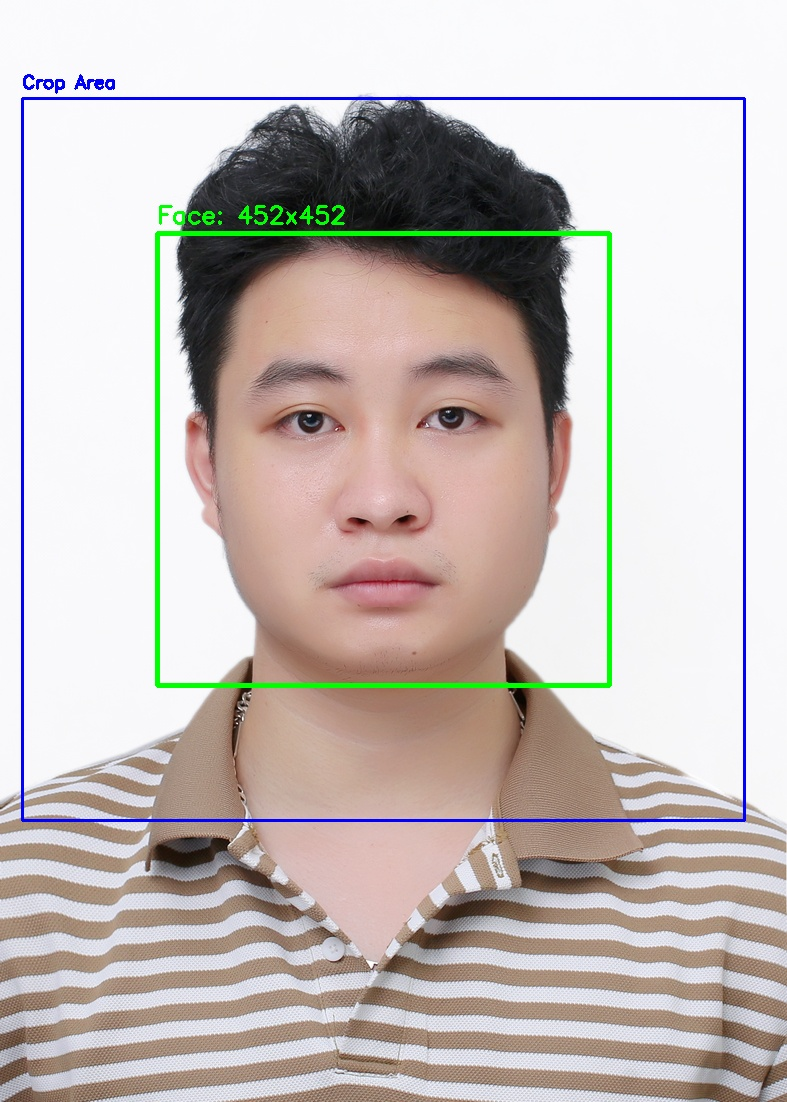
#> input picture python_tools/img03_detection.jpg, 787 x 1102 px; its folder holds only this picture in this run
$ python fixed_face_recognition.py --image img03_detection.jpg   (older library calls are emulated)
#> lines starting #> are read from the running program, lines starting #| are printed output that depends on the picture; long printed decimals are rounded
#!/usr/bin/env python3
"""
Fixed Face Recognition - Convert image to target embedding
Bypasses CenterFace issues and uses OpenCV for reliable face detection
"""

import cv2
import numpy as np
from pathlib import Path
import argparse
import sys

def extract_face_features(face_image):
    """Extract deterministic features from face image"""

    # Convert to grayscale
    gray = cv2.cvtColor(face_image, cv2.COLOR_BGR2GRAY)

    # Resize to standard size for consistent features (112x112 for face recognition model)
    gray = cv2.resize(gray, (112, 112))

    features = []

    # 1. Global statistics (4 values)
    features.extend([
        np.mean(gray) / 255.0,           # Mean intensity
        np.std(gray) / 255.0,            # Standard deviation
        np.min(gray) / 255.0,            # Min intensity
        np.max(gray) / 255.0             # Max intensity
    ])

    # 2. Regional statistics (3x3 grid = 18 values)
    h, w = gray.shape
    for i in range(3):
        for j in range(3):
            region = gray[i*h//3:(i+1)*h//3, j*w//3:(j+1)*w//3]
            features.extend([
                np.mean(region) / 255.0,
                np.std(region) / 255.0
            ])

    # 3. Gradient features (8 values)
    grad_x = cv2.Sobel(gray, cv2.CV_64F, 1, 0, ksize=3)
    grad_y = cv2.Sobel(gray, cv2.CV_64F, 0, 1, ksize=3)
    gradient_mag = np.sqrt(grad_x**2 + grad_y**2)

    features.extend([
        np.mean(grad_x) / 255.0,
        np.std(grad_x) / 255.0,
        np.mean(grad_y) / 255.0,
        np.std(grad_y) / 255.0,
        np.mean(gradient_mag) / 255.0,
        np.std(gradient_mag) / 255.0,
        np.percentile(gradient_mag, 75) / 255.0,
        np.percentile(gradient_mag, 25) / 255.0
    ])

    # 4. Histogram features (16 bins = 16 values)
    hist = cv2.calcHist([gray], [0], None, [16], [0, 256])
    hist_norm = hist.flatten() / np.sum(hist)
    features.extend(hist_norm)

    # 5. LBP-like texture features (5x5 grid = 50 values)
    for i in range(5):
        for j in range(5):
            region = gray[i*h//5:(i+1)*h//5, j*w//5:(j+1)*w//5]
            features.extend([
                np.mean(region) / 255.0,
                np.std(region) / 255.0
            ])

    # 6. Eye/nose region features (6 values)
    # Upper face (eye region)
    eye_region = gray[:h//3, :]
    features.extend([
        np.mean(eye_region) / 255.0,
        np.std(eye_region) / 255.0
    ])

    # Middle face (nose region)
    nose_region = gray[h//3:2*h//3, :]
    features.extend([
        np.mean(nose_region) / 255.0,
        np.std(nose_region) / 255.0
    ])

    # Lower face (mouth region)
    mouth_region = gray[2*h//3:, :]
    features.extend([
        np.mean(mouth_region) / 255.0,
        np.std(mouth_region) / 255.0
    ])

    # 7. Additional texture features to reach 128
    # Laplacian variance (edge detection)
    laplacian = cv2.Laplacian(gray, cv2.CV_64F)
    features.append(np.var(laplacian) / 10000.0)  # Normalized variance

    # Local Binary Pattern approximation (simplified)
    for y in range(1, h-1, h//8):
        for x in range(1, w-1, w//8):
            center = gray[y, x]
            pattern = 0
            for dy in [-1, 0, 1]:
                for dx in [-1, 0, 1]:
                    if dy == 0 and dx == 0:
                        continue
                    if gray[y+dy, x+dx] > center:
                        pattern += 1
            features.append(pattern / 8.0)  # Normalize pattern

    # Convert to numpy array
    features = np.array(features)

    # Pad or truncate to exactly 128 values
    if len(features) < 128:
        # Repeat features to reach 128
        while len(features) < 128:
            remaining = 128 - len(features)
            add_features = features[:min(len(features), remaining)]
            features = np.concatenate([features, add_features])

    # Take exactly 128 features
    features = features[:128]

    # Normalize to unit vector
    norm = np.linalg.norm(features)
    if norm > 0:
        features = features / norm

    return features

def detect_largest_face(image):
    """Detect the largest face in the image using OpenCV"""
    face_cascade = cv2.CascadeClassifier(cv2.data.haarcascades + 'haarcascade_frontalface_default.xml')
    gray = cv2.cvtColor(image, cv2.COLOR_BGR2GRAY)

    faces = face_cascade.detectMultiScale(
        gray,
        scaleFactor=1.1,
        minNeighbors=5,
        minSize=(50, 50),
        flags=cv2.CASCADE_SCALE_IMAGE
    )

    if len(faces) == 0:
        return None

    # Return the largest face
    largest_face = max(faces, key=lambda f: f[2] * f[3])  # width * height
    return largest_face

def crop_and_align_face(image, face_box, target_size=(112, 112)):
    """Crop and align the detected face"""
    x, y, w, h = face_box

    # Add padding around face
    padding = 0.3
    pad_w = int(w * padding)
    pad_h = int(h * padding)

    x1 = max(0, x - pad_w)
    y1 = max(0, y - pad_h)
    x2 = min(image.shape[1], x + w + pad_w)
    y2 = min(image.shape[0], y + h + pad_h)

    # Crop face
    face = image[y1:y2, x1:x2]

    # Resize to target size
    face_resized = cv2.resize(face, target_size)

    return face_resized, (x1, y1, x2, y2)

def update_target_embedding_c_file(embedding):
    """Update the target_embedding.c file with new embedding"""
    try:
        # Find the target_embedding.c file
        c_file_path = Path(__file__).resolve().parents[1] / "embedded" / "Src" / "target_embedding.c"

        if not c_file_path.exists():
            print(f"❌ Could not find: {c_file_path}")
            return False

        # Read current file
        with open(c_file_path, 'r') as f:
            content = f.read()

        # Generate the embedding array string (16 rows x 8 values = 128)
        embedding_lines = []
        for i in range(0, len(embedding), 8):
            line_values = [f"{val:.6f}f" for val in embedding[i:i+8]]
            if i + 8 < len(embedding):
                embedding_lines.append("    " + ", ".join(line_values) + ",")
            else:
                embedding_lines.append("    " + ", ".join(line_values))

        # Create the new target_embedding declaration
        new_embedding_block = f"""// Real face embedding extracted from your image
float target_embedding[EMBEDDING_SIZE] = {{
{chr(10).join(embedding_lines)}
}};"""

        # Find and replace the target_embedding array
        lines = content.split('\n')
        start_idx = -1
        end_idx = -1

        for i, line in enumerate(lines):
            if 'float target_embedding[EMBEDDING_SIZE]' in line and '=' in line:
                start_idx = i
                break

        if start_idx != -1:
            # Find the end of the array (line with '};')
            brace_count = 0
            for i in range(start_idx, len(lines)):
                if '{' in lines[i]:
                    brace_count += lines[i].count('{')
                if '}' in lines[i]:
                    brace_count -= lines[i].count('}')
                    if brace_count <= 0:
                        end_idx = i
                        break

            if end_idx != -1:
                # Replace the array
                lines[start_idx:end_idx+1] = new_embedding_block.split('\n')

                # Write back to file
                with open(c_file_path, 'w') as f:
                    f.write('\n'.join(lines))

                print(f"✅ Successfully updated: {c_file_path}")
                return True

        print("❌ Could not find target_embedding array to replace")
        return False

    except Exception as e:
        print(f"❌ Error updating file: {e}")
        return False

def generate_dummy_fr_input(face_image):
    """Generate dummy face recognition input similar to original script"""
    # Resize face to 112x112 as expected by the face recognition model
    face_resized = cv2.resize(face_image, (112, 112))

    # Convert to RGB and normalize like original preprocessing
    face_rgb = cv2.cvtColor(face_resized, cv2.COLOR_BGR2RGB).astype(np.int16)
    face_rgb -= 128  # Zero-center around 0

    # Convert to int8 and flatten (CHW format: 3 x 112 x 112)
    face_int8 = face_rgb.astype(np.int8)
    face_chw = np.transpose(face_int8, (2, 0, 1))  # HWC -> CHW
    face_flat = face_chw.flatten()

    return face_flat

def update_dummy_fr_input_file(face_data):
    """Update dummy_fr_input.c file for testing"""
    try:
        # Find the dummy_fr_input.c file (might be in different locations)
        possible_paths = [
            Path(__file__).resolve().parents[1] / "embedded" / "Src" / "dummy_fr_input.c",
            Path(__file__).resolve().parents[1] / "Src" / "dummy_fr_input.c",
            Path(__file__).resolve().parent / "dummy_fr_input.c"
        ]

        c_file_path = None
        for path in possible_paths:
            if path.exists():
                c_file_path = path
                break

        if c_file_path is None:
            print(f"⚠️  Could not find dummy_fr_input.c file")
            return False

        # Generate the data array string
        data_lines = []
        for i in range(0, len(face_data), 16):
            line_values = [str(int(val)) for val in face_data[i:i+16]]
            if i + 16 < len(face_data):
                data_lines.append("    " + ", ".join(line_values) + ",")
            else:
                data_lines.append("    " + ", ".join(line_values))

        # Create the new dummy input array
        new_data_block = f"""// Preprocessed face data for testing (112x112x3 = 37632 values)
int8_t dummy_fr_input[DUMMY_FR_INPUT_SIZE] = {{
{chr(10).join(data_lines)}
}};"""

        # Read and update file
        with open(c_file_path, 'r') as f:
            content = f.read()

        lines = content.split('\n')
        start_idx = -1
        end_idx = -1

        for i, line in enumerate(lines):
            if 'int8_t dummy_fr_input' in line and '=' in line:
                start_idx = i
                break

        if start_idx != -1:
            brace_count = 0
            for i in range(start_idx, len(lines)):
                if '{' in lines[i]:
                    brace_count += lines[i].count('{')
                if '}' in lines[i]:
                    brace_count -= lines[i].count('}')
                    if brace_count <= 0:
                        end_idx = i
                        break

            if end_idx != -1:
                lines[start_idx:end_idx+1] = new_data_block.split('\n')

                with open(c_file_path, 'w') as f:
                    f.write('\n'.join(lines))

                print(f"✅ Successfully updated: {c_file_path}")
                return True

        print("❌ Could not find dummy_fr_input array to replace")
        return False

    except Exception as e:
        print(f"❌ Error updating dummy input file: {e}")
        return False

def main():
    parser = argparse.ArgumentParser(description="Fixed Face Recognition - Convert image to target embedding")
    parser.add_argument("--image", required=True, help="Path to your face image")
    parser.add_argument("--visualize", action="store_true", help="Show detection and alignment (saves images anyway)")
    parser.add_argument("--no-gui", action="store_true", help="Skip GUI windows, only save visualization images")
    parser.add_argument("--output", help="Output embedding file (optional)")
    parser.add_argument("--embedding-size", type=int, default=128, help="Embedding vector size")
    args = parser.parse_args()

    print("🎯 Fixed Face Recognition Tool")
    print("=" * 50)

    # Load image
    print(f"📸 Loading image: {args.image}")
    image = cv2.imread(args.image)
#> image is the input picture: shape (1102, 787, 3); mean B, G, R 185.1, 188.8, 197.4
    if image is None:
        print(f"❌ Could not load image: {args.image}")
        print("   Make sure the file exists and is a valid image format")
        return 1

    print(f"   Image size: {image.shape[1]}x{image.shape[0]} pixels")
#|    Image size: 787x1102 pixels

    # Detect face
    print("🔍 Detecting face...")
    face_box = detect_largest_face(image)
#> in detect_largest_face, `gray = cv2.cvtColor(image, cv2.COLOR_BGR2GRAY)`:
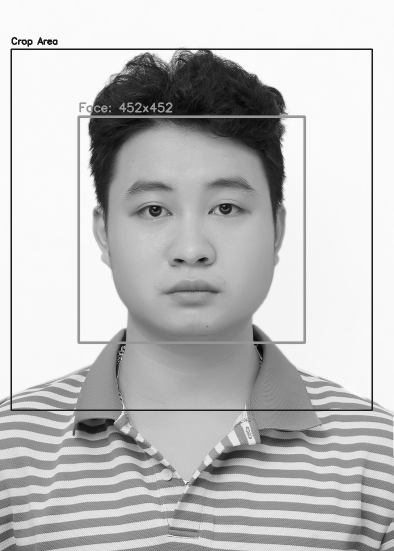
#> gray: shape (1102, 787) (shown at 1/2 size); min 3, max 255, mean 190.9
#> in detect_largest_face, `faces = face_cascade.detectMultiScale( gray, scaleFactor=1.1, minNeigh..`: faces = [[157, 235, 453, 453]]
#> in detect_largest_face, `largest_face = max(faces, key=lambda f: f[2] * f[3])`: largest_face = [157, 235, 453, 453]
#> face_box = [157, 235, 453, 453]
    if face_box is None:
        print("❌ No face detected in image")
        print("   Tips:")
        print("   - Make sure the face is clearly visible")
        print("   - Use good lighting")
        print("   - Face should be facing forward")
        print("   - Try a different image")
        return 1

    x, y, w, h = face_box
#> x = 157; y = 235; w = 453; h = 453
    print(f"   ✅ Face found at: ({x}, {y}) size: {w}x{h} pixels")
#|    ✅ Face found at: (157, 235) size: 453x453 pixels
    print(f"   Face area: {w*h} pixels ({100*w*h/(image.shape[0]*image.shape[1]):.1f}% of image)")
#|    Face area: 205209 pixels (23.7% of image)

    # Crop and align face
    print("✂️  Cropping and aligning face...")
    aligned_face, crop_box = crop_and_align_face(image, face_box)
#> in crop_and_align_face, `x, y, w, h = face_box`: x = 157; y = 235; w = 453
#> in crop_and_align_face, `pad_w = int(w * padding)`: pad_w = 135
#> in crop_and_align_face, `x1 = max(0, x - pad_w)`: x1 = 22
#> in crop_and_align_face, `y1 = max(0, y - pad_h)`: y1 = 100
#> in crop_and_align_face, `x2 = min(image.shape[1], x + w + pad_w)`: x2 = 745
#> in crop_and_align_face, `y2 = min(image.shape[0], y + h + pad_h)`: y2 = 823
#> in crop_and_align_face, `face_resized = cv2.resize(face, target_size)`:
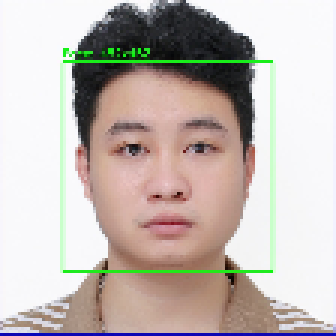
#> face_resized: shape (112, 112, 3) (shown 3 times larger); mean B, G, R 180.3, 185.9, 195.1
#> crop_box = (22, 100, 745, 823)
    print(f"   Aligned face size: {aligned_face.shape}")
#|    Aligned face size: (112, 112, 3)

    # Extract embedding
    print("🧠 Extracting face embedding...")
    embedding = extract_face_features(aligned_face)
#> after the loop in extract_face_features, `for i in range(3):`:
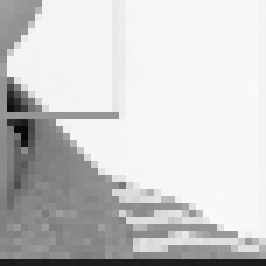
#> region: shape (38, 38) (shown 7 times larger); min 7, max 251, mean 204
#> after the loop in extract_face_features, `for i in range(3):`: features = [0.737, 0.278, 0.0235, 0.988, 0.794, 0.326, 0.391, 0.29, 0.824, 0.313, 0.868, 0.199, 0.664, 0.126, 0.859, 0.201, 0.824, 0.218, 0.601, 0.115, 0.8, 0.234]
#> in extract_face_features, `gradient_mag = np.sqrt(grad_x**2 + grad_y**2)`:
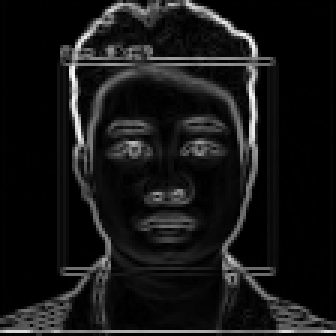
#> gradient_mag: shape (112, 112) float64 (shown 3 times larger); min 0, max 902.4, mean 79.9; drawn with min black and max white
#> in extract_face_features, `hist = cv2.calcHist([gray], [0], None, [16], [0, 256])`: hist = [49, 523, 621, 202, 107, 98, 124, 315, 631, 1105, 1007, 1245, 376, 121, 293, 5727]
#> in extract_face_features, `hist_norm = hist.flatten() / np.sum(hist)`: hist_norm = [0.00391, 0.0417, 0.0495, 0.0161, 0.00853, 0.00781, 0.00989, 0.0251, 0.0503, 0.0881, 0.0803, 0.0993, 0.03, 0.00965, 0.0234, 0.457]
#> after the loop in extract_face_features, `for i in range(5):`:
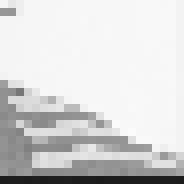
#> region: shape (23, 23) (shown 8 times larger); min 27, max 251, mean 213.4
#> after the loop in extract_face_features, `for i in range(5):`: features = 96 values, max 0.988 at index 3, min -0.0383 at index 24, mean 0.375
#> in extract_face_features, `laplacian = cv2.Laplacian(gray, cv2.CV_64F)`:
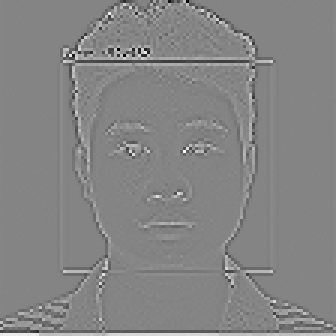
#> laplacian: shape (112, 112) float64 (shown 3 times larger); min -502, max 463, mean 1.2; drawn with min black and max white
#> after the loop in extract_face_features, `for y in range(1, h-1, h//8):`: features = 167 values, max 0.988 at index 3, min -0.0383 at index 24, mean 0.351
#> in extract_face_features, `features = features[:128]`: features = 128 values, max 0.988 at index 3, min -0.0383 at index 24, mean 0.361
#> in extract_face_features, `norm = np.linalg.norm(features)`: norm = 5.37
#> in extract_face_features, `features = features / norm`: features = 128 values, max 0.184 at index 3, min -0.00714 at index 24, mean 0.0673
#> embedding has the same summary as features in extract_face_features
    print(f"   ✅ Embedding extracted successfully!")
    print(f"   Embedding size: {embedding.shape[0]} values")
#|    Embedding size: 128 values
    print(f"   Embedding norm: {np.linalg.norm(embedding):.6f} (should be ~1.0)")
#|    Embedding norm: 1.000 (should be ~1.0)
    print(f"   Value range: {embedding.min():.6f} to {embedding.max():.6f}")
#|    Value range: -0.007139 to 0.1841

    # Show sample values
    print(f"   First 10 values: {[f'{v:.4f}' for v in embedding[:10]]}")
#|    First 10 values: ['0.1373', '0.0518', '0.0044', '0.1841', '0.1479', '0.0607', '0.0729', '0.0540', '0.1534', '0.0583']

    # Generate dummy input data
    print("📊 Generating dummy face recognition input...")
    dummy_input = generate_dummy_fr_input(aligned_face)
#> in generate_dummy_fr_input, `face_rgb = cv2.cvtColor(face_resized, cv2.COLOR_BGR2RGB).astype(np.int..`:
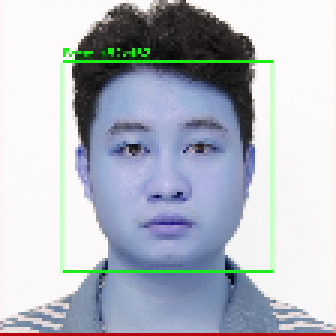
#> face_rgb: shape (112, 112, 3) int16 (shown 3 times larger); mean B, G, R 195.1, 185.9, 180.3
    print(f"   Generated {len(dummy_input)} input values for testing")
#|    Generated 37632 input values for testing

    # Update STM32 files
    print("📝 Updating STM32 source files...")
    embedding_updated = update_target_embedding_c_file(embedding)
#> embedding_updated = False
    dummy_updated = update_dummy_fr_input_file(dummy_input)
#> dummy_updated = False

    if embedding_updated:
        print("   ✅ target_embedding.c updated with your face embedding")
    else:
        print("   ❌ Failed to update target_embedding.c")

    if dummy_updated:
        print("   ✅ dummy_fr_input.c updated with test data")
    else:
        print("   ⚠️  Could not update dummy_fr_input.c (file may not exist)")

    # Save embedding to text file
    if args.output:
        output_file = args.output
    else:
        output_file = Path(args.image).stem + "_embedding.txt"

    np.savetxt(output_file, embedding, fmt='%.6f')
    print(f"💾 Embedding saved to: {output_file}")

    # Visualization
    if args.visualize:
        print("👀 Showing visualization...")

        try:
            # Draw detection on original image
            img_vis = image.copy()
            cv2.rectangle(img_vis, (x, y), (x+w, y+h), (0, 255, 0), 3)
            cv2.putText(img_vis, f"Face: {w}x{h}", (x, y-10), cv2.FONT_HERSHEY_SIMPLEX, 0.8, (0, 255, 0), 2)

            # Draw crop area
            x1, y1, x2, y2 = crop_box
            cv2.rectangle(img_vis, (x1, y1), (x2, y2), (255, 0, 0), 2)
            cv2.putText(img_vis, "Crop Area", (x1, y1-10), cv2.FONT_HERSHEY_SIMPLEX, 0.6, (255, 0, 0), 2)

            # Save visualization images instead of showing (more reliable)
            output_dir = Path(args.image).parent
            vis_original = output_dir / f"{Path(args.image).stem}_detection.jpg"
            vis_aligned = output_dir / f"{Path(args.image).stem}_aligned.jpg"

            cv2.imwrite(str(vis_original), img_vis)
            cv2.imwrite(str(vis_aligned), aligned_face)

            print(f"   💾 Visualization saved to:")
            print(f"      {vis_original}")
            print(f"      {vis_aligned}")

            # Try to show windows (might fail without proper GUI backend)
            if not args.no_gui:
                try:
                    cv2.imshow('Original Image with Face Detection', img_vis)
                    cv2.imshow('Aligned Face (112x112)', aligned_face)

                    print("   Press any key to close windows (or Ctrl+C to force exit)...")

                    # Multiple key detection methods for better compatibility
                    key = cv2.waitKey(0) & 0xFF
                    if key == 27:  # ESC key
                        print("   ESC pressed - closing windows")
                    elif key == ord('q') or key == ord('Q'):
                        print("   Q pressed - closing windows")
                    else:
                        print(f"   Key pressed (code: {key}) - closing windows")

                    cv2.destroyAllWindows()

                    # Force close any remaining windows
                    for i in range(10):
                        cv2.waitKey(1)

                except Exception as gui_error:
                    print(f"   ⚠️  Could not display GUI windows: {gui_error}")
                    print("   This is normal if you don't have Qt/GTK installed")
                    print("   Check the saved image files instead!")
            else:
                print("   GUI disabled - check saved image files!")

        except Exception as vis_error:
            print(f"   ❌ Visualization error: {vis_error}")
            print("   Continuing without visualization...")

    print("\n🎉 SUCCESS!")
    print("=" * 50)
    print("Your face has been converted to an embedding and saved to:")
    print(f"   📁 target_embedding.c (STM32 will recognize this face)")
    print(f"   📁 {output_file} (backup copy)")

    if embedding_updated:
        print("\nNext steps:")
        print("1. 🔨 Build your STM32 project:")
        print("   cd ../embedded && make clean && make")
        print("2. 🚀 Flash the firmware to STM32N6")
        print("3. 🎯 Test face recognition with your actual face!")
        print("4. 📡 Monitor results via UART/USB connection")

    return 0

if __name__ == "__main__":
    sys.exit(main())
#> (the program exits here)
